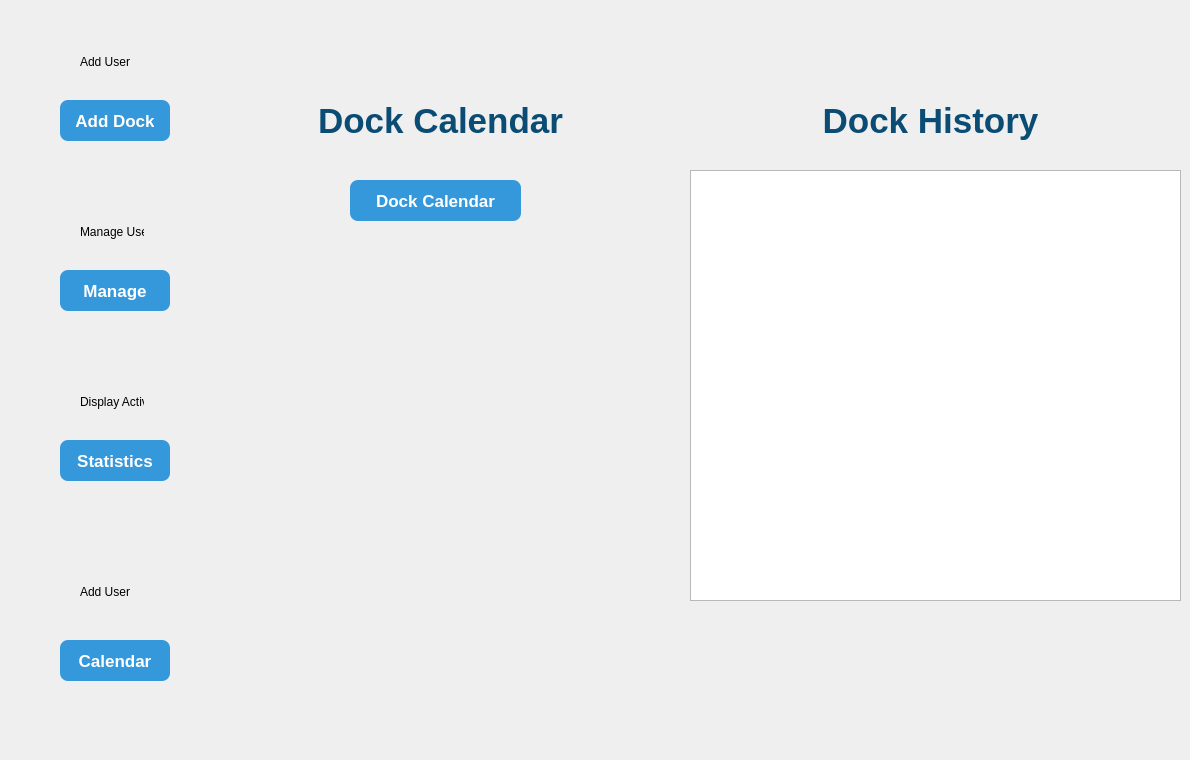
     <widget class="QWidget" name="page_2">
      <widget class="QWidget" name="BackFrame_18" native="true">
       <property name="geometry">
        <rect>
         <x>10</x>
         <y>10</y>
         <width>201</width>
         <height>741</height>
        </rect>
       </property>
       <widget class="QPushButton" name="Display_18">
        <property name="geometry">
         <rect>
          <x>50</x>
          <y>430</y>
          <width>110</width>
          <height>41</height>
         </rect>
        </property>
        <property name="styleSheet">
         <string notr="true">QPushButton {
    background-color: #3498db;
    color: white;
    font-size: 17px;
    font-weight: bold;
    border: none;
    border-radius: 8px;
    padding: 8px 16px;
}
QPushButton:hover {
    background: qlineargradient(x1:0, y1:0, x2:0, y2:1,
                                stop:0 #38bdf8, stop:1 #0ea5e9);
}

QPushButton:pressed {
    background: qlineargradient(x1:0, y1:0, x2:0, y2:1,
                                stop:0 #0369a1, stop:1 #075985);
}
</string>
        </property>
        <property name="text">
         <string>Statistics</string>
        </property>
       </widget>
       <widget class="QLabel" name="dispuser_18">
        <property name="geometry">
         <rect>
          <x>70</x>
          <y>360</y>
          <width>64</width>
          <height>64</height>
         </rect>
        </property>
        <property name="styleSheet">
         <string notr="true">ui-&gt;adduser-&gt;setFixedSize(32, 32);</string>
        </property>
        <property name="text">
         <string>Display Activity </string>
        </property>
       </widget>
       <widget class="QPushButton" name="Manage_18">
        <property name="geometry">
         <rect>
          <x>50</x>
          <y>260</y>
          <width>110</width>
          <height>41</height>
         </rect>
        </property>
        <property name="styleSheet">
         <string notr="true">QPushButton {
    background-color: #3498db;
    color: white;
    font-size: 17px;
    font-weight: bold;
    border: none;
    border-radius: 8px;
    padding: 8px 16px;
}
QPushButton:hover {
    background: qlineargradient(x1:0, y1:0, x2:0, y2:1,
                                stop:0 #38bdf8, stop:1 #0ea5e9);
}

QPushButton:pressed {
    background: qlineargradient(x1:0, y1:0, x2:0, y2:1,
                                stop:0 #0369a1, stop:1 #075985);
}
</string>
        </property>
        <property name="text">
         <string>Manage</string>
        </property>
       </widget>
       <widget class="QLabel" name="deluser_18">
        <property name="geometry">
         <rect>
          <x>70</x>
          <y>190</y>
          <width>64</width>
          <height>64</height>
         </rect>
        </property>
        <property name="styleSheet">
         <string notr="true">ui-&gt;adduser-&gt;setFixedSize(32, 32);</string>
        </property>
        <property name="text">
         <string>Manage User</string>
        </property>
       </widget>
       <widget class="QPushButton" name="add_user_18">
        <property name="geometry">
         <rect>
          <x>50</x>
          <y>90</y>
          <width>110</width>
          <height>41</height>
         </rect>
        </property>
        <property name="styleSheet">
         <string notr="true">QPushButton {
    background-color: #3498db;
    color: white;
    font-size: 17px;
    font-weight: bold;
    border: none;
    border-radius: 8px;
    padding: 8px 16px;
}
QPushButton:hover {
    background: qlineargradient(x1:0, y1:0, x2:0, y2:1,
                                stop:0 #38bdf8, stop:1 #0ea5e9);
}

QPushButton:pressed {
    background: qlineargradient(x1:0, y1:0, x2:0, y2:1,
                                stop:0 #0369a1, stop:1 #075985);
}
</string>
        </property>
        <property name="text">
         <string>Add Dock</string>
        </property>
       </widget>
       <widget class="QLabel" name="Dock1">
        <property name="geometry">
         <rect>
          <x>70</x>
          <y>20</y>
          <width>64</width>
          <height>64</height>
         </rect>
        </property>
        <property name="styleSheet">
         <string notr="true">ui-&gt;adduser-&gt;setFixedSize(32, 32);</string>
        </property>
        <property name="text">
         <string>Add User</string>
        </property>
       </widget>
       <widget class="QPushButton" name="forgetpwd_6">
        <property name="geometry">
         <rect>
          <x>50</x>
          <y>630</y>
          <width>110</width>
          <height>41</height>
         </rect>
        </property>
        <property name="styleSheet">
         <string notr="true">QPushButton {
    background-color: #3498db;
    color: white;
    font-size: 17px;
    font-weight: bold;
    border: none;
    border-radius: 8px;
    padding: 8px 16px;
}
QPushButton:hover {
    background: qlineargradient(x1:0, y1:0, x2:0, y2:1,
                                stop:0 #38bdf8, stop:1 #0ea5e9);
}

QPushButton:pressed {
    background: qlineargradient(x1:0, y1:0, x2:0, y2:1,
                                stop:0 #0369a1, stop:1 #075985);
}
</string>
        </property>
        <property name="text">
         <string>Calendar</string>
        </property>
       </widget>
       <widget class="QLabel" name="cal1">
        <property name="geometry">
         <rect>
          <x>70</x>
          <y>550</y>
          <width>64</width>
          <height>64</height>
         </rect>
        </property>
        <property name="styleSheet">
         <string notr="true">ui-&gt;adduser-&gt;setFixedSize(32, 32);</string>
        </property>
        <property name="text">
         <string>Add User</string>
        </property>
       </widget>
      </widget>
      <widget class="QLabel" name="labelStatsTitle_4">
       <property name="geometry">
        <rect>
         <x>290</x>
         <y>90</y>
         <width>301</width>
         <height>61</height>
        </rect>
       </property>
       <property name="styleSheet">
        <string notr="true">
 font-family: &quot;Behove&quot;;
 font-size: 35px;
font-weight: bold;
 color: #0a4c73;
border: none;
       background: transparent;
</string>
       </property>
       <property name="text">
        <string>Dock Calendar</string>
       </property>
       <property name="alignment">
        <set>Qt::AlignmentFlag::AlignCenter</set>
       </property>
       <property name="wordWrap">
        <bool>false</bool>
       </property>
      </widget>
      <widget class="QLabel" name="labelStatsTitle_12">
       <property name="geometry">
        <rect>
         <x>740</x>
         <y>90</y>
         <width>381</width>
         <height>61</height>
        </rect>
       </property>
       <property name="styleSheet">
        <string notr="true">
 font-family: &quot;Behove&quot;;
 font-size: 35px;
font-weight: bold;
 color: #0a4c73;
border: none;
       background: transparent;
</string>
       </property>
       <property name="text">
        <string>Dock History</string>
       </property>
       <property name="alignment">
        <set>Qt::AlignmentFlag::AlignCenter</set>
       </property>
       <property name="wordWrap">
        <bool>false</bool>
       </property>
      </widget>
      <widget class="QTableView" name="history_view">
       <property name="geometry">
        <rect>
         <x>690</x>
         <y>170</y>
         <width>491</width>
         <height>431</height>
        </rect>
       </property>
      </widget>
      <widget class="QPushButton" name="DockCalender">
       <property name="geometry">
        <rect>
         <x>350</x>
         <y>180</y>
         <width>171</width>
         <height>41</height>
        </rect>
       </property>
       <property name="styleSheet">
        <string notr="true">QPushButton {
    background-color: #3498db;
    color: white;
    font-size: 17px;
    font-weight: bold;
    border: none;
    border-radius: 8px;
    padding: 8px 16px;
}
QPushButton:hover {
    background: qlineargradient(x1:0, y1:0, x2:0, y2:1,
                                stop:0 #38bdf8, stop:1 #0ea5e9);
}

QPushButton:pressed {
    background: qlineargradient(x1:0, y1:0, x2:0, y2:1,
                                stop:0 #0369a1, stop:1 #075985);
}
</string>
       </property>
       <property name="text">
        <string>Dock Calendar</string>
       </property>
      </widget>
     </widget>
